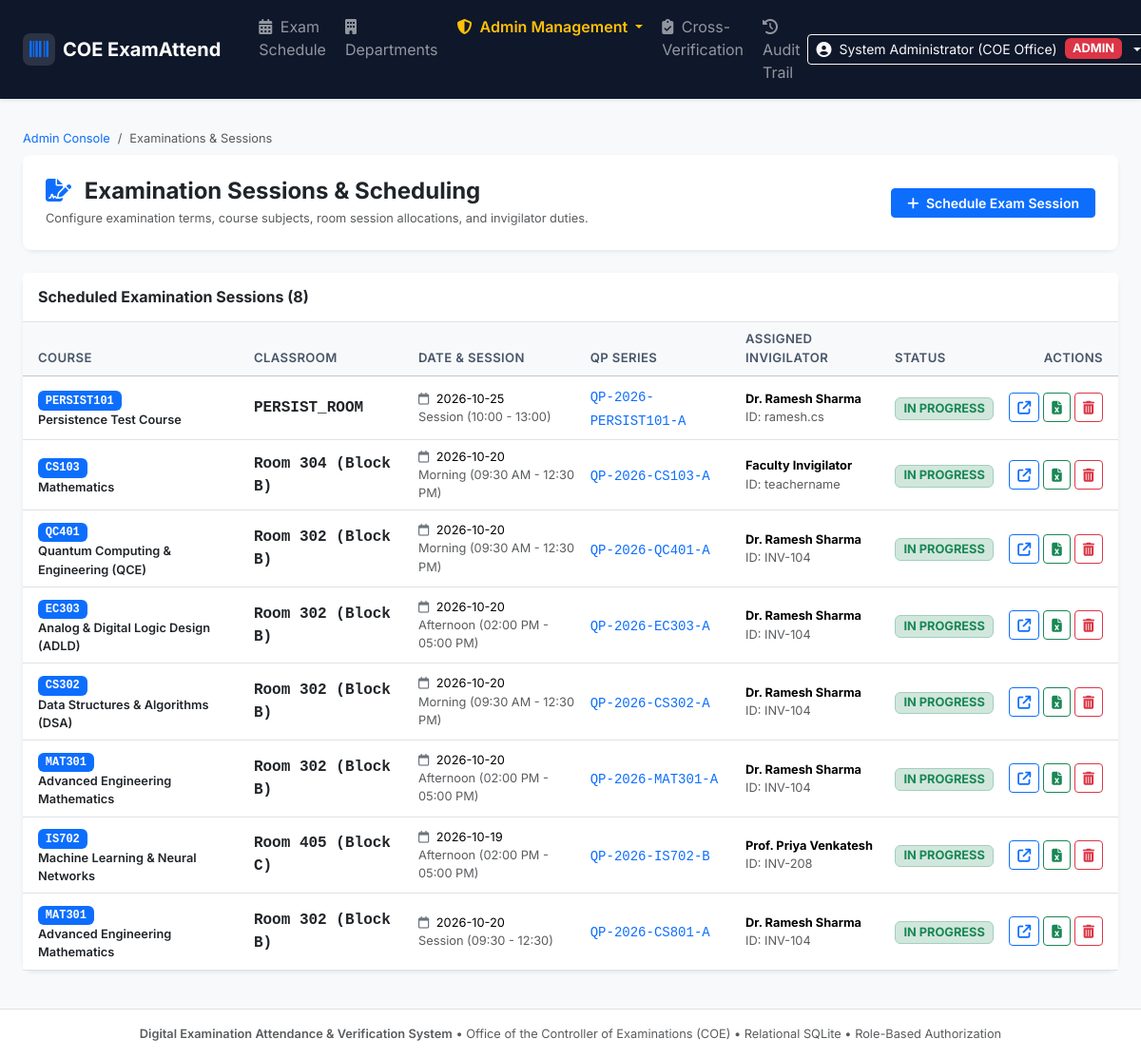
The page /admin/exams (signed in) on the database as committed earlier.
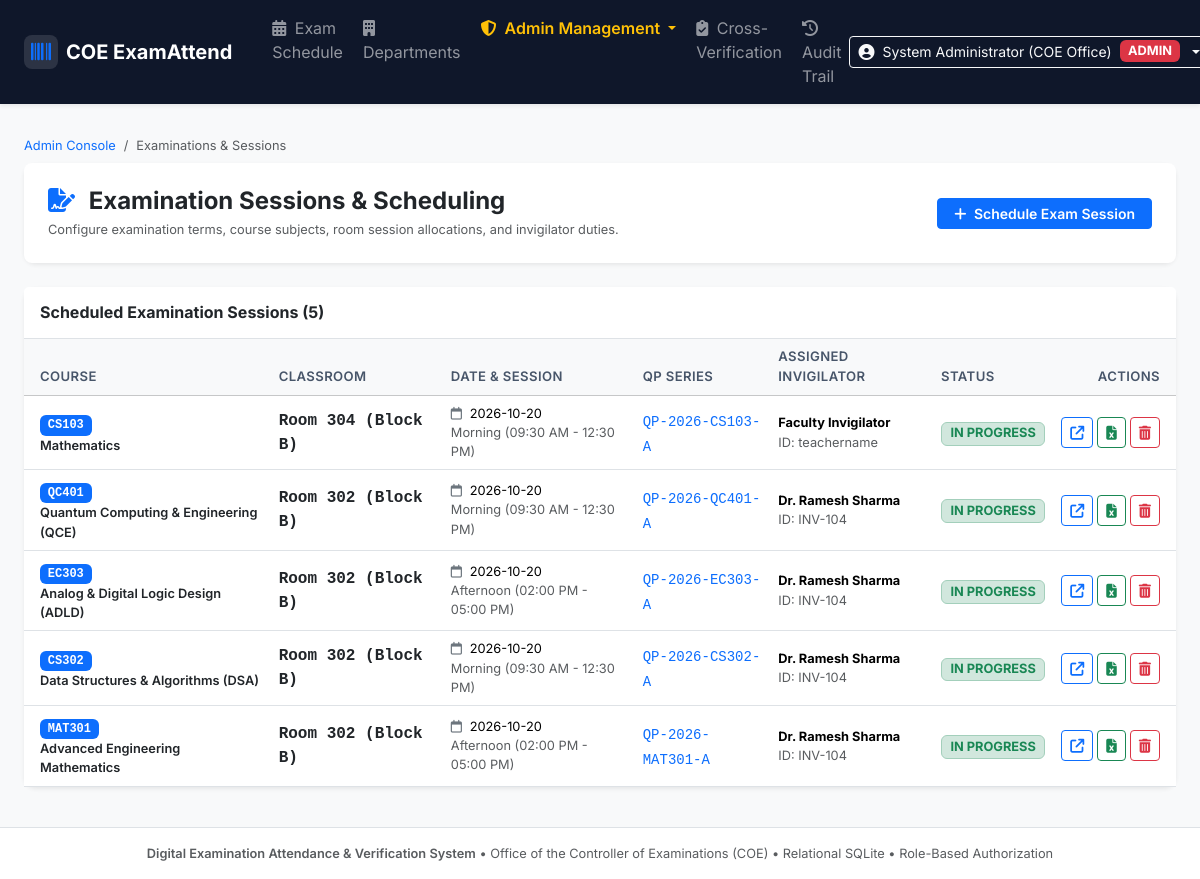
The same page on the database as committed later.
### tables this page shows
CREATE TABLE exam_sessions (
        id INTEGER PRIMARY KEY AUTOINCREMENT,
        course_code TEXT NOT NULL,
        course_name TEXT NOT NULL,
        exam_date TEXT NOT NULL,
        exam_session TEXT NOT NULL,
        room_number TEXT NOT NULL,
        qp_code TEXT NOT NULL,
        invigilator_name TEXT NOT NULL,
        invigilator_id TEXT NOT NULL,
        status TEXT DEFAULT 'IN_PROGRESS', -- 'IN_PROGRESS', 'LOCKED'
        locked_at TEXT,
        locked_by TEXT,
        created_at TEXT DEFAULT CURRENT_TIMESTAMP
    , exam_id INTEGER, subject_id INTEGER, department_id INTEGER, classroom_id INTEGER, invigilator_user_id INTEGER, submitted_at TEXT, start_time TEXT DEFAULT '09:30', end_time TEXT DEFAULT '12:30');

### app.py (the view)
@app.route('/admin/exams')
@admin_required
def admin_exams_list():
    conn = get_db()
    cursor = conn.cursor()
    cursor.execute('''
        SELECT s.*, d.code as dept_code
        FROM exam_sessions s
        LEFT JOIN departments d ON s.department_id = d.id
        ORDER BY s.id DESC
    ''')
    sessions = [dict(row) for row in cursor.fetchall()]
    cursor.execute('SELECT id, code, name FROM departments ORDER BY code ASC')
    departments = [dict(row) for row in cursor.fetchall()]
    cursor.execute('SELECT id, room_number FROM classrooms ORDER BY room_number ASC')
    classrooms = [dict(row) for row in cursor.fetchall()]
    cursor.execute("SELECT id, full_name, username FROM users WHERE role = 'TEACHER' AND is_active = 1")
    teachers = [dict(row) for row in cursor.fetchall()]
    conn.close()
    today_str = get_ist_now().strftime("%Y-%m-%d")
    return render_template(
        'admin/admin_exams.html',
        sessions=sessions,
        departments=departments,
        classrooms=classrooms,
        teachers=teachers,
        today_str=today_str
    )

### app.py (called while the page is built)
def get_ist_now():
    return datetime.now(IST).replace(tzinfo=None)

@app.context_processor
def inject_globals():
    return {
        'get_ist_now': get_ist_now
    }

def admin_required(f):
    @wraps(f)
    def decorated_function(*args, **kwargs):
        if not session.get('user_id'):
            if request.path.startswith('/api/'):
                return jsonify({'success': False, 'message': 'Authentication required.'}), 401
            return redirect(url_for('login', next=request.path))
        if session.get('role') != 'ADMIN':
            if request.path.startswith('/api/'):
                return jsonify({'success': False, 'message': 'Administrative privileges required.'}), 403
            flash('Access denied: Administrative privileges required.', 'danger')
            return redirect(url_for('departments_view'))
        return f(*args, **kwargs)
    return decorated_function

### templates/admin/admin_exams.html (shortened to what the changed rows need)
{% extends 'base.html' %}
{% block content %}
<div class="container-fluid px-3 px-md-4">
    <div class="card border-0 shadow-sm bg-white mb-4">
        <div class="card-header bg-white py-3 border-bottom">
            <h6 class="fw-bold mb-0 text-dark">Scheduled Examination Sessions ({{ sessions|length }})</h6>
        </div>
        <div class="card-body p-0">
            <div class="table-responsive">
                <table class="table table-hover align-middle mb-0">
                    <thead class="table-light">
                        <tr>
                            <th class="ps-3">Course</th>
                            <th>Classroom</th>
                            <th>Date & Session</th>
                            <th>QP Series</th>
                            <th>Assigned Invigilator</th>
                            <th>Status</th>
                            <th class="text-end pe-3">Actions</th>
                        </tr>
                    </thead>
                    <tbody>
                        {% for s in sessions %}
                        <tr>
                            <td class="ps-3">
                                <span class="badge bg-primary text-white font-monospace">{{ s.course_code }}</span>
                                <div class="fw-semibold text-dark fs-7">{{ s.course_name }}</div>
                            </td>
                            <td class="fw-bold text-dark font-monospace">{{ s.room_number }}</td>
                            <td class="fs-7">
                                <div><i class="fa-regular fa-calendar me-1 text-secondary"></i> {{ s.exam_date }}</div>
                                <div class="text-muted">{{ s.exam_session }}</div>
                            </td>
                            <td><code class="text-primary font-monospace">{{ s.qp_code }}</code></td>
                            <td class="fs-7">
                                <strong>{{ s.invigilator_name }}</strong><br>
                                <span class="text-muted">ID: {{ s.invigilator_id }}</span>
                            </td>
                            <td>
                                {% if s.status == 'LOCKED' %}
                                    <span class="badge bg-danger text-white fs-7"><i class="fa-solid fa-lock me-1"></i> LOCKED</span>
                                {% else %}
                                    <span class="badge bg-success-subtle text-success border border-success-subtle fs-7">IN PROGRESS</span>
                                {% endif %}
                            </td>
                            <td class="text-end pe-3">
                                <div class="d-flex align-items-center justify-content-end gap-1">
                                    <a href="/sessions/{{ s.id }}/roster" class="btn btn-outline-primary btn-sm" title="Open Roster">
                                        <i class="fa-solid fa-arrow-up-right-from-square"></i>
                                    </a>
                                    <a href="/download_report/{{ s.id }}" class="btn btn-outline-success btn-sm" title="Download Excel">
                                        <i class="fa-solid fa-file-excel"></i>
                                    </a>
                                    <button type="button" class="btn btn-outline-danger btn-sm" title="Remove / Clear Scheduled Exam" onclick="confirmDeleteExam({{ s.id }}, '{{ s.course_code }}', '{{ s.room_number }}')">
                                        <i class="fa-solid fa-trash-can"></i>
                                    </button>
                                </div>
                            </td>
                        </tr>
                        {% endfor %}
                    </tbody>
                </table>
            </div>
        </div>
    </div>
</div>
{% endblock %}

Rows that differ between the two databases and show on the page:
removed exam_sessions: course_code "PERSIST101", course_name "Persistence Test Course", room_number "PERSIST_ROOM", exam_date "2026-10-25", exam_session "Session (10:00 - 13:00)", qp_code "QP-2026-PERSIST101-A", invigilator_name "Dr. Ramesh Sharma", invigilator_id "ramesh.cs", status "IN PROGRESS"
removed exam_sessions: course_code "IS702", course_name "Machine Learning & Neural Networks", room_number "Room 405 (Block C)", exam_date "2026-10-19", exam_session "Afternoon (02:00 PM - 05:00 PM)", qp_code "QP-2026-IS702-B", invigilator_name "Prof. Priya Venkatesh", invigilator_id "INV-208", status "IN PROGRESS"
removed exam_sessions: course_code "MAT301", course_name "Advanced Engineering Mathematics", room_number "Room 302 (Block B)", exam_date "2026-10-20", exam_session "Session (09:30 - 12:30)", qp_code "QP-2026-CS801-A", invigilator_name "Dr. Ramesh Sharma", invigilator_id "INV-104", status "IN PROGRESS"
Other text that changed with them:
{{ sessions|length }}: "8" → "5"
